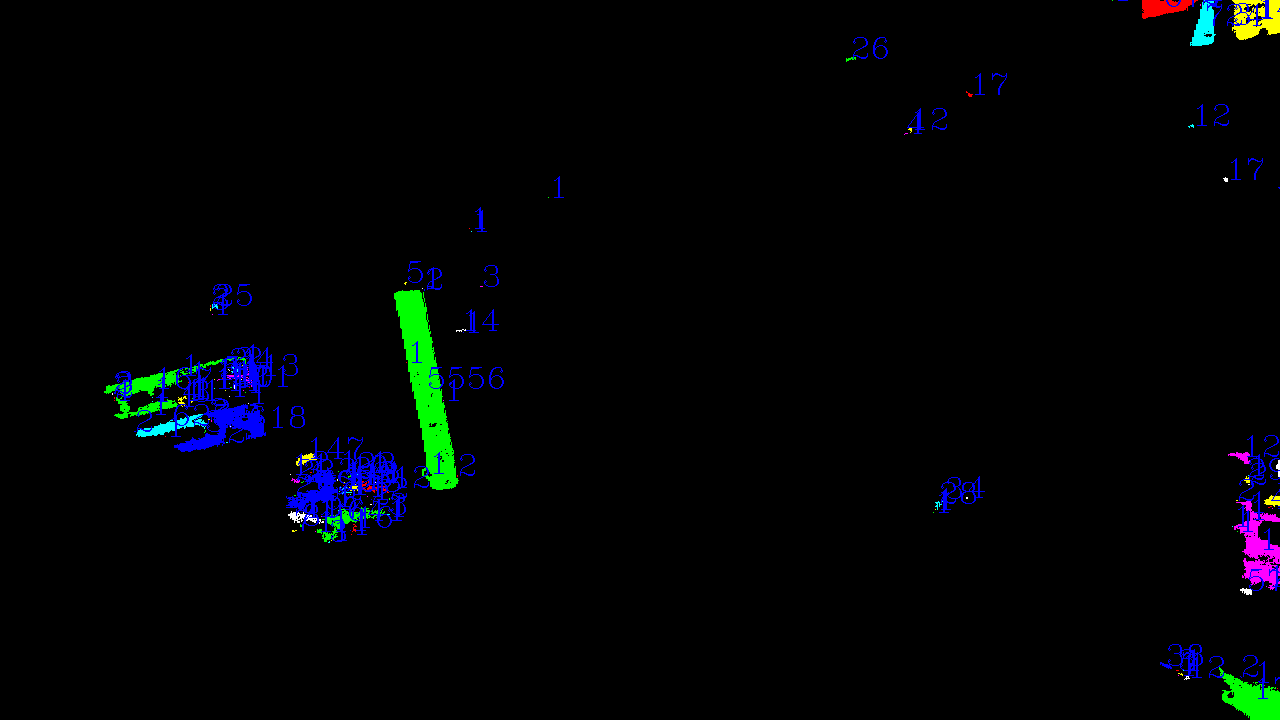

This chart was generated by the following Python code:
import cv2
import numpy as np
import matplotlib as mpl
import matplotlib.pyplot as plt
import copy

img_C = cv2.imread("./blob/1_img.png")
img_G = cv2.cvtColor(img_C, cv2.COLOR_BGR2GRAY)

ret, img_otsu = cv2.threshold(img_G, 0, 255, cv2.THRESH_OTSU)

cv2.imwrite("./blob/otsu.png", img_otsu)

nLabels, labelImages, stats, centroids = cv2.connectedComponentsWithStats(img_otsu)

print(labelImages.shape)

img_blob = copy.deepcopy(img_C)

h, w = img_G.shape[:2]

colors = [[255, 0, 0], [0, 255, 0], [0, 0, 255], [255, 255, 0], [0, 255, 255], [255, 0, 255], [255, 255, 255]]

for y in range(h):
    for x in range(w):
        if labelImages[y, x] >0:
            c_const = labelImages[y,x] - 1
            #print(c_const)
            img_blob[y,x] = colors[labelImages[y, x] % 7]

for i in range(1, nLabels):
    xc = int(centroids[i][0])
    yc = int(centroids[i][1])
    
    font = cv2.FONT_HERSHEY_COMPLEX
    scale = 1
    color = (255, 0,0)
    
    cv2.putText(img_blob, str(stats[i][-1]), (xc,yc), font, scale, color)
    
    
cv2.imwrite("./blob/blob.png",img_blob)
